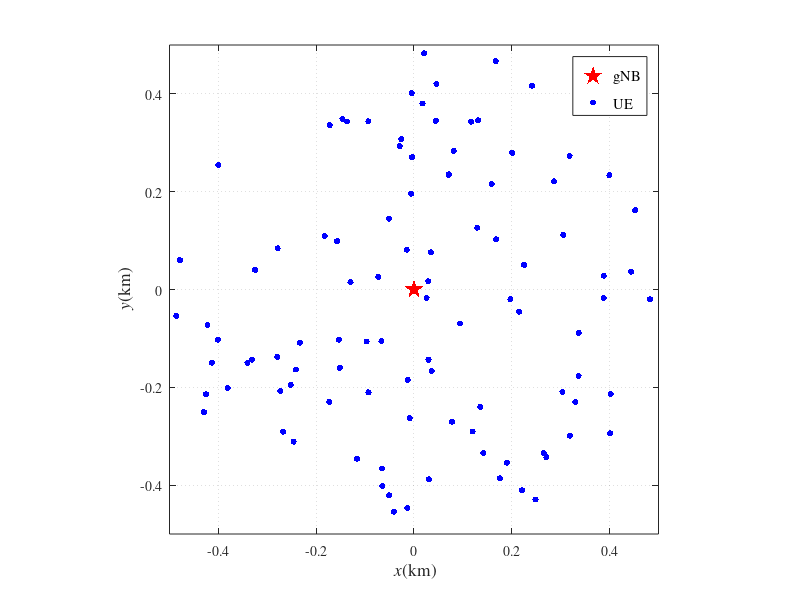

This chart was generated by the following MATLAB code: (Note: this script raises an error after producing the figure.)
% SNR_CQI
%% 常量定义
P_gNB_tx = 20; %基站发射功率
P_UE_tx = 0.1; %UE发射功率
G_tx = 8; %天线发射增益
omega = 5; %阴影系数
n_sigma = -174; %噪声功率
N=100;
gNB_x = 0; gNB_y = 0; %基站位置
%% 用户布局生成
for i=1:N
    flag=1;
    while flag
        x(i)=-0.5 + (0.5 - (-0.5)) * rand;
        y(i)=-0.5 + (0.5 - (-0.5)) * rand;
        if sqrt(x(i).^2 + y(i).^2)<0.5
            UE_x(i)= x(i);
            UE_y(i)= y(i);
            flag=0;
        end
    end
end
scatter(gNB_x, gNB_y, 200, 'r','p','filled');
hold on
scatter(UE_x, UE_y, 20, 'b','o','filled');
xlabel('\it x\rm(km)','FontSize',12.5);
ylabel('\it y\rm(km)','FontSize',12.5);
legend({'gNB','UE'},'location','northeast','FontName','times','FontSize',10.5);%legend('boxoff');
axis equal
set(gca,'XLim',[-0.5 0.5]);
set(gca,'YLim',[-0.5 0.5]);
grid on;box on;
set(gca,'gridlinestyle',':','FontName', 'Times');
ax=gca;
ax.GridAlpha=1;
set(gcf, 'color', 'w');
%% 路径损耗和信道增益计算
D = sqrt(UE_x.^2 + UE_y.^2);
LD = 128.1 + 37.6 * log10(D);
G_i = 10.^(-LD / 20) .* sqrt(G_tx * omega);
%% SNR计算
noise = 10^(-174/10) * 2000 * 10^6/1000;

for i = 1:N
    d = sqrt((UE_x - UE_x(i)).^2 + (UE_y - UE_y(i)).^2);
    Ld = 128.1 + 37.6 * log10(d);
    G_UE_i = 10.^(-Ld / 20) .* sqrt(omega);
    P_UE_i=P_UE_tx*G_UE_i;
    G_UE_i(i) = 0;
    SNR = 10 * log10(P_gNB_tx * G_i / (noise + sum(G_UE_i)));
end

%% SNR与CQI和MCS的映射
load('SNR_MCS_Table')

for i = 1:N
    
    if SNR(i) <= SNR_MCS_Table(1, 1)
        M(i) = SNR_MCS_Table(2, 1);
        C(i) = SNR_MCS_Table(3, 1);
    elseif SNR_MCS_Table(1, 1) <= SNR(i) && SNR(i) < SNR_MCS_Table(1, 2)
        M(i) = SNR_MCS_Table(2, 2);
        C(i) = SNR_MCS_Table(3, 2);
    elseif SNR_MCS_Table(1, 2) <= SNR(i) && SNR(i) < SNR_MCS_Table(1, 3)
        M(i) = SNR_MCS_Table(2, 3);
        C(i) = SNR_MCS_Table(3, 3);
    elseif SNR_MCS_Table(1, 3) <= SNR(i) && SNR(i) < SNR_MCS_Table(1, 4)
        M(i) = SNR_MCS_Table(2, 4);
        C(i) = SNR_MCS_Table(3, 4);
    elseif SNR_MCS_Table(1, 4) <= SNR(i) && SNR(i) < SNR_MCS_Table(1, 5)
        M(i) = SNR_MCS_Table(2, 5);
        C(i) = SNR_MCS_Table(3, 5);
    elseif SNR_MCS_Table(1, 5) <= SNR(i) && SNR(i) <= SNR_MCS_Table(1, 6)
        M(i) = SNR_MCS_Table(2, 6);
        C(i) = SNR_MCS_Table(3, 6);
    elseif SNR_MCS_Table(1, 6) <= SNR(i) && SNR(i) <= SNR_MCS_Table(1, 7)
        M(i) = SNR_MCS_Table(2, 7);
        C(i) = SNR_MCS_Table(3, 7);
    elseif SNR_MCS_Table(1, 7) <= SNR(i) && SNR(i) <= SNR_MCS_Table(1, 8)
        M(i) = SNR_MCS_Table(2, 8);
        C(i) = SNR_MCS_Table(3, 8);
    elseif SNR_MCS_Table(1, 8) <= SNR(i) && SNR(i) < SNR_MCS_Table(1, 9)
        M(i) = SNR_MCS_Table(2, 9);
        C(i) = SNR_MCS_Table(3, 9);
    elseif SNR_MCS_Table(1, 9) <= SNR(i) && SNR(i) < SNR_MCS_Table(1, 10)
        M(i) = SNR_MCS_Table(2, 10);
        C(i) = SNR_MCS_Table(3, 10);
    elseif SNR_MCS_Table(1, 10) <= SNR(i) && SNR(i) < SNR_MCS_Table(1, 11)
        M(i) = SNR_MCS_Table(2, 11);
        C(i) = SNR_MCS_Table(3, 11);
    elseif SNR_MCS_Table(1, 12) <= SNR(i) && SNR(i) < SNR_MCS_Table(1, 13)
        M(i) = SNR_MCS_Table(2, 12);
        C(i) = SNR_MCS_Table(3, 12);
    elseif SNR_MCS_Table(1, 13) <= SNR(i) && SNR(i) < SNR_MCS_Table(1, 14)
        M(i) = SNR_MCS_Table(2, 13);
        C(i) = SNR_MCS_Table(3, 13);
    elseif SNR_MCS_Table(1, 14) <= SNR(i) && SNR(i) < SNR_MCS_Table(1, 15)
        M(i) = SNR_MCS_Table(2, 14);
        C(i) = SNR_MCS_Table(3, 14);
    else
        M(i) = SNR_MCS_Table(2, 15);
        C(i) = SNR_MCS_Table(3, 15);
    end
    
end
